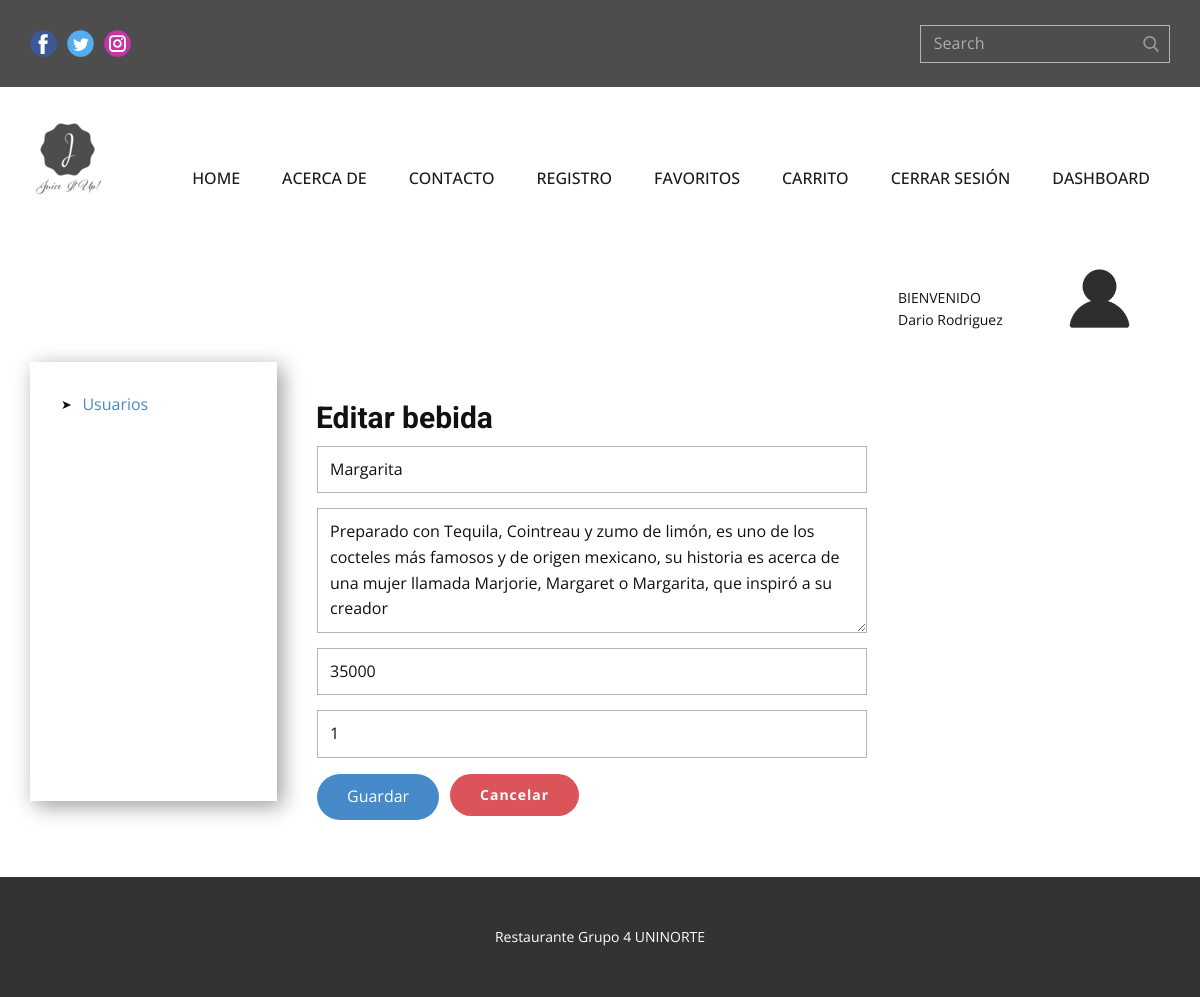
Page /update_bebida/1 (signed in) on the earlier database version.
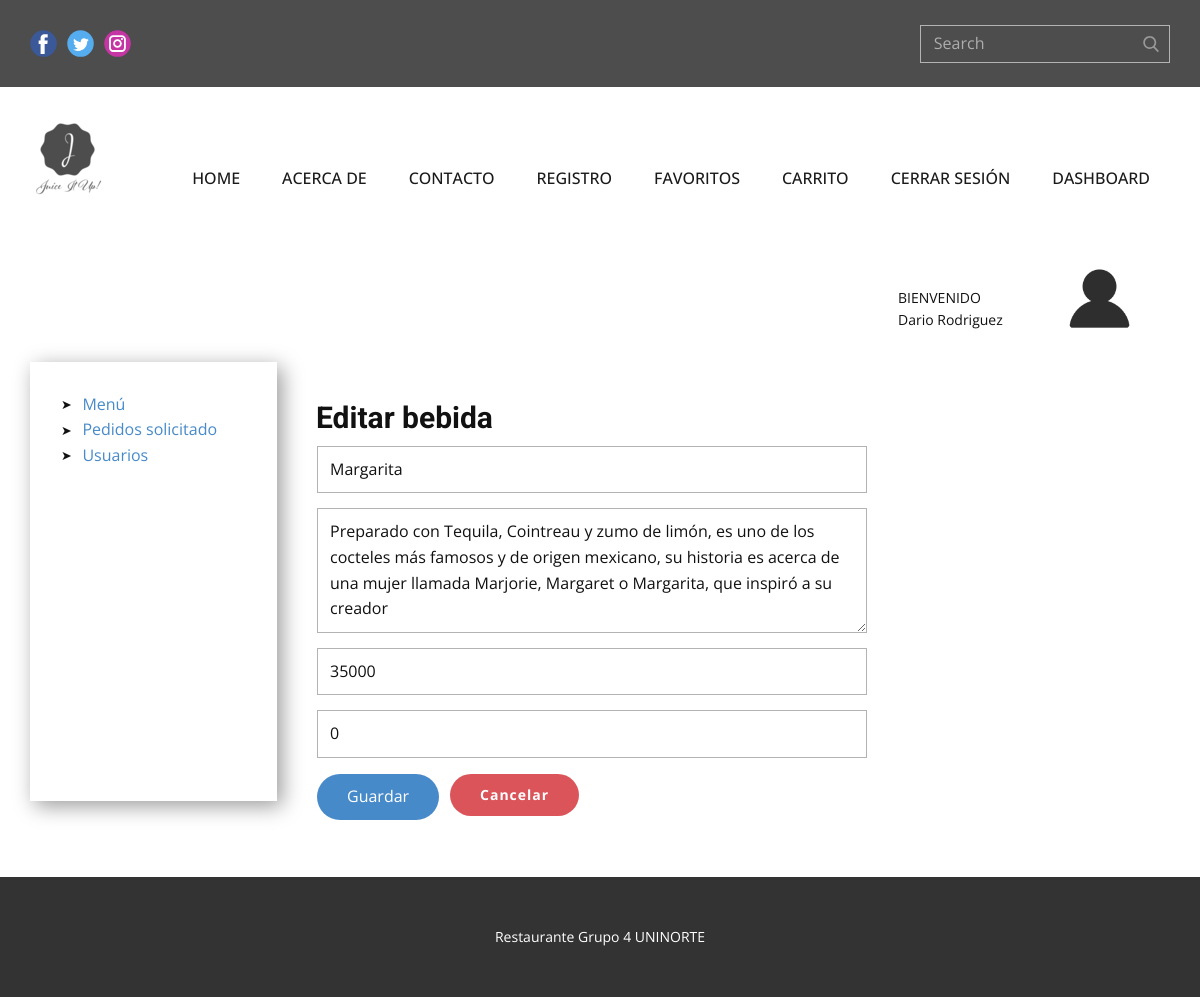
Same page on the later database version.
### tables this page shows
CREATE TABLE bebidas (id INTEGER PRIMARY KEY NOT NULL, nombreBebida VARCHAR NOT NULL, descripcion TEXT NOT NULL, precio INTEGER NOT NULL, estado BOOLEAN DEFAULT (1), created_by DATE, updated_by DATE, urlField VARCHAR);

### app.py (the view, shortened to what this page needs)
@app.route('/update_bebida/<int:id>', methods=["GET","POST"])
def update_bebida(id):
    if session:
        try:
            return render_template('bebida_update_form.html', row = bebida_controller.get_bebida(id))
        except:
            return render_template('bebida_update_form.html', row = bebida_controller.get_bebida(id))
    return redirect(url_for("login"))

### bebida_controller.py (called while the page is built)
def get_bebida(id):
    db = sqlconnection()
    db.row_factory=sqlite3.Row
    cur = db.cursor()
    statement = "SELECT * FROM bebidas WHERE id = ?;"
    cur.execute(statement, [id])
    row = cur.fetchall()
    return row

### db.py (called while the page is built)
def sqlconnection():
    conn = sqlite3.connect(database)
    return conn

### templates/bebida_update_form.html (shortened to what the changed rows need)
{% extends "index.html" %}
{% block style %}
    <link rel="stylesheet" href="{{ url_for('static', filename='style/usuario_update_form.css') }}" media="screen">
{% endblock style %}
{% block content %}
    <section class="u-clearfix u-section-1" id="sec-b3eb">
      <div class="u-align-left u-clearfix u-sheet u-valign-top u-sheet-1">
        <div class="u-clearfix u-expanded-width u-layout-wrap u-layout-wrap-1">
          <div class="u-layout">
            <div class="u-layout-col">
              <div class="u-size-30">
                <div class="u-layout-row">
                  <div class="u-container-style u-layout-cell u-size-13 u-layout-cell-2">
                    <div class="u-container-layout u-container-layout-2">
                      <ul class="u-custom-list u-text u-text-default u-text-3">
                        {% if session["super"] == 1 or session["admin"] == 1 %}
                        <li>
                          <div class="u-list-icon">
                            <div xmlns="http://www.w3.org/2000/svg" xmlns:xlink="http://www.w3.org/1999/xlink" version="1.1" xml:space="preserve" class="u-svg-content">➤</div>
                          </div>
                          <a href="{{ url_for('getBebidas') }}"> Menú</a>
                        </li>
                        <li>
                          <div class="u-list-icon">
                            <div xmlns="http://www.w3.org/2000/svg" xmlns:xlink="http://www.w3.org/1999/xlink" version="1.1" xml:space="preserve" class="u-svg-content">➤</div>
                          </div>
                          <a href="{{ url_for('listPedidos') }}"> Pedidos solicitado</a>
                        </li>
                        {% endif %}
                      </ul>
                    </div>
                  </div>
                  <div class="u-container-style u-layout-cell u-size-47 u-layout-cell-3">
                    <div class="u-container-layout u-container-layout-3">
                      <div class="u-form u-form-1">
                        {% for r in row %}
                        <form method="POST" source="custom" class="u-clearfix u-form-custom-backend u-form-spacing-15 u-form-vertical u-inner-form" name="formUpdateB" style="padding: 10px;">
                          <div class="u-form-group u-form-name u-form-group-1">
                            <input type="text" placeholder="Nombre bebida" id="name-b527" name="nombre" class="u-border-1 u-border-grey-30 u-input u-input-rectangle u-white" value="{{ r ["nombreBebida"] }}">
                          </div>
                          <div class="u-form-group u-form-message u-form-group-2">
                            <textarea rows="4" cols="50" placeholder="Descripción" id="message-e1a1" name="descripcion" class="u-border-1 u-border-grey-30 u-input u-input-rectangle u-white">{{ r ["descripcion"] }}</textarea>
                          </div>
                          <div class="u-form-group u-form-group-3">
                            <input type="text" placeholder="Precio" id="text-9ec3" name="precio" class="u-border-1 u-border-grey-30 u-input u-input-rectangle u-white" value="{{ r ["precio"] }}">
                          </div>
                          <div class="u-form-group u-form-group-4">
                            <input type="text" placeholder="Disponibilidad" id="text-4441" name="disponibilidad" class="u-border-1 u-border-grey-30 u-input u-input-rectangle u-white" value="{{ r ["estado"] }}">
                          </div>
                          <div class="u-align-left u-form-group u-form-submit">
                            <button type="submit" class="u-active-palette-1-light-1 u-border-none u-btn u-btn-round u-btn-submit u-button-style u-hover-palette-1-light-1 u-palette-1-base u-radius-50 u-text-body-alt-color u-btn-1">Guardar</button>
                          </div>
                        </form>
                        {% endfor %}
                      </div>
                    </div>
                  </div>
                </div>
              </div>
            </div>
          </div>
        </div>
      </div>
    </section>
{% endblock content %}

Differences in the rows shown:
changed bebidas "Margarita": disponibilidad "1" → "0"
Other differences:
text now shown: "➤ Menú ➤ Pedidos solicitado"
